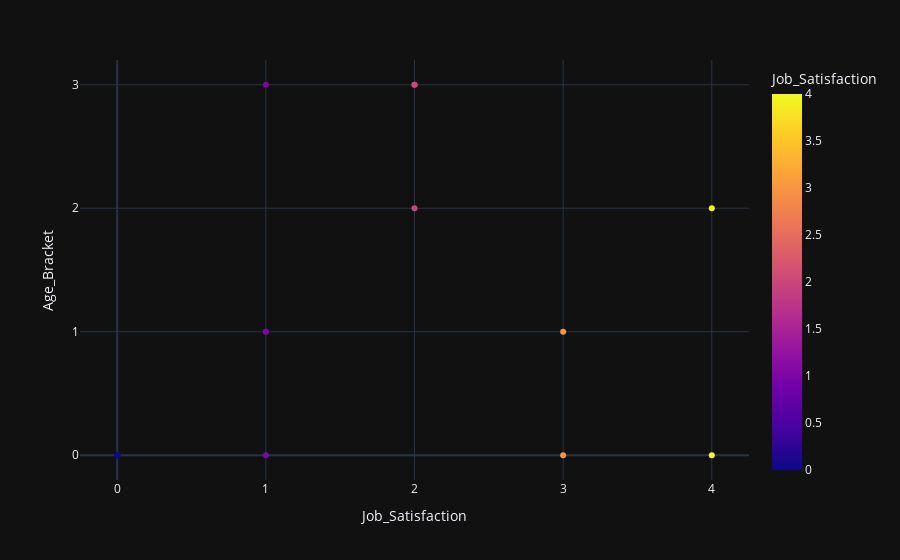

Notebook source saved alongside this figure:
### Markdown cell above
#### `Task:Are employees in a certain age bracket or department more satisfied than others?`

### Code cell
fig = px.scatter(df, x='Job_Satisfaction', y='Age_Bracket', color='Job_Satisfaction',template='plotly_dark')


fig.update_xaxes(tickmode='linear', tick0=0, dtick=1)
fig.update_yaxes(tickmode='array', tickvals=df['Age_Bracket'].unique())

### Figure 1 — Plotly figure (JSON) as saved in the notebook; plotly's stock layout.template omitted (floating-point values rounded to 4 significant figures)
{"data": [{"hovertemplate": "Job_Satisfaction=%{marker.color}<br>Age_Bracket=%{y}<extra></extra>", "legendgroup": "", "marker": {"color": [1, 0, 2, 2, 0, 1, 3, 1, 4, 3, 2, 4, 1, 0, 0], "coloraxis": "coloraxis", "symbol": "circle"}, "mode": "markers", "name": "", "orientation": "v", "showlegend": false, "type": "scatter", "x": [1, 0, 2, 2, 0, 1, 3, 1, 4, 3, 2, 4, 1, 0, 0], "xaxis": "x", "y": [1, 0, 3, 2, 0, 3, 1, 0, 2, 0, 3, 0, 1, 0, 0], "yaxis": "y"}], "layout": {"coloraxis": {"colorbar": {"title": {"text": "Job_Satisfaction"}}, "colorscale": [[0, "#0d0887"], [0.1111, "#46039f"], [0.2222, "#7201a8"], [0.3333, "#9c179e"], [0.4444, "#bd3786"], [0.5556, "#d8576b"], [0.6667, "#ed7953"], [0.7778, "#fb9f3a"], [0.8889, "#fdca26"], [1, "#f0f921"]]}, "legend": {"tracegroupgap": 0}, "margin": {"t": 60}, "xaxis": {"anchor": "y", "domain": [0, 1], "dtick": 1, "tick0": 0, "tickmode": "linear", "title": {"text": "Job_Satisfaction"}}, "yaxis": {"anchor": "x", "domain": [0, 1], "tickmode": "array", "tickvals": [1, 0, 3, 2], "title": {"text": "Age_Bracket"}}}}
